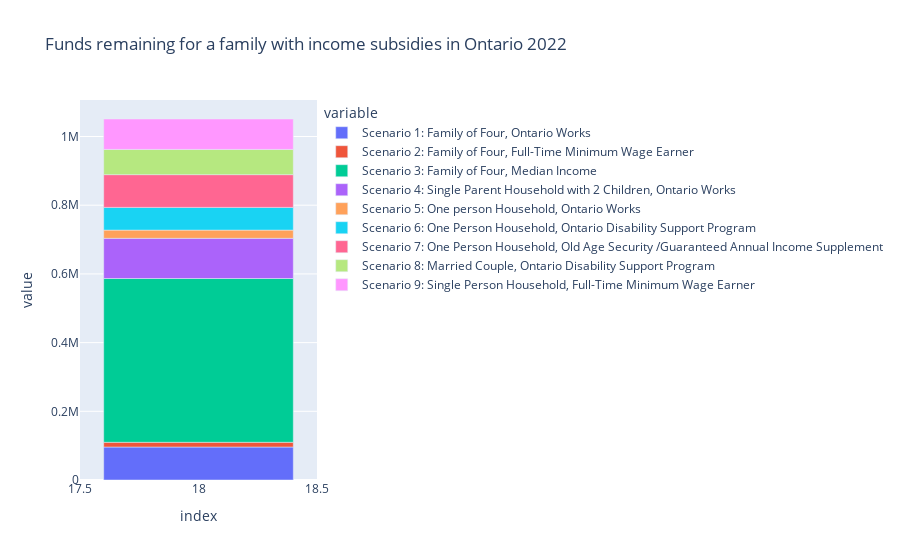

The notebook cell this image was saved under:
### Code cell
# graph showing graph for funds remaining after expenses
remaining_funds1 = df_1[df_1['Item'] == 'Funds Remaining']
remaining_funds1.drop(columns =['Item', 'Category'], inplace = True)
remaining_funds1 = remaining_funds1.convert_dtypes(int)
remaining_funds1['Scenario 1: Family of Four, Ontario Works']=remaining_funds1['Scenario 1: Family of Four, Ontario Works'].astype('int')
remaining_funds1['Scenario 2: Family of Four, Full-Time Minimum Wage Earner']=remaining_funds1['Scenario 2: Family of Four, Full-Time Minimum Wage Earner'].astype('int')
remaining_funds1['Scenario 3: Family of Four, Median Income']=remaining_funds1['Scenario 3: Family of Four, Median Income'].astype('int')
remaining_funds1['Scenario 4: Single Parent Household with 2 Children, Ontario Works']=remaining_funds1['Scenario 4: Single Parent Household with 2 Children, Ontario Works'].astype('int')
remaining_funds1['Scenario 5: One person Household, Ontario Works']=remaining_funds1['Scenario 5: One person Household, Ontario Works'].astype('int')
remaining_funds1['Scenario 6: One Person Household, Ontario Disability Support Program']=remaining_funds1['Scenario 6: One Person Household, Ontario Disability Support Program'].astype('int')
remaining_funds1['Scenario 7: One Person Household, Old Age Security /Guaranteed Annual Income Supplement']=remaining_funds1['Scenario 7: One Person Household, Old Age Security /Guaranteed Annual Income Supplement'].astype('int')
remaining_funds1['Scenario 8: Married Couple, Ontario Disability Support Program']=remaining_funds1['Scenario 8: Married Couple, Ontario Disability Support Program'].astype('int')

remaining_funds1['Scenario 9: Single Person Household, Full-Time Minimum Wage Earner']=remaining_funds1['Scenario 9: Single Person Household, Full-Time Minimum Wage Earner'].astype(int)

remaining_funds1.plot(kind = 'line',  ) 
remaining_funds1
pd.options.plotting.backend = "plotly"
fig2 = remaining_funds1.plot.bar(title = "Funds remaining for a family with income subsidies in Ontario 2022 ")
fig2.show()

### Figure 1 — Plotly figure (JSON) as saved in the notebook; plotly's stock layout.template omitted (floating-point values rounded to 4 significant figures)
{"data": [{"alignmentgroup": "True", "hovertemplate": "variable=Scenario 1: Family of Four, Ontario Works<br>index=%{x}<br>value=%{y}<extra></extra>", "legendgroup": "Scenario 1: Family of Four, Ontario Works", "marker": {"color": "#636efa", "pattern": {"shape": ""}}, "name": "Scenario 1: Family of Four, Ontario Works", "offsetgroup": "Scenario 1: Family of Four, Ontario Works", "orientation": "v", "showlegend": true, "textposition": "auto", "type": "bar", "x": [18], "xaxis": "x", "y": [96000], "yaxis": "y"}, {"alignmentgroup": "True", "hovertemplate": "variable=Scenario 2: Family of Four, Full-Time Minimum Wage Earner<br>index=%{x}<br>value=%{y}<extra></extra>", "legendgroup": "Scenario 2: Family of Four, Full-Time Minimum Wage Earner", "marker": {"color": "#EF553B", "pattern": {"shape": ""}}, "name": "Scenario 2: Family of Four, Full-Time Minimum Wage Earner", "offsetgroup": "Scenario 2: Family of Four, Full-Time Minimum Wage Earner", "orientation": "v", "showlegend": true, "textposition": "auto", "type": "bar", "x": [18], "xaxis": "x", "y": [13800], "yaxis": "y"}, {"alignmentgroup": "True", "hovertemplate": "variable=Scenario 3: Family of Four, Median Income<br>index=%{x}<br>value=%{y}<extra></extra>", "legendgroup": "Scenario 3: Family of Four, Median Income", "marker": {"color": "#00cc96", "pattern": {"shape": ""}}, "name": "Scenario 3: Family of Four, Median Income", "offsetgroup": "Scenario 3: Family of Four, Median Income", "orientation": "v", "showlegend": true, "textposition": "auto", "type": "bar", "x": [18], "xaxis": "x", "y": [476800], "yaxis": "y"}, {"alignmentgroup": "True", "hovertemplate": "variable=Scenario 4: Single Parent Household with 2 Children, Ontario Works<br>index=%{x}<br>value=%{y}<extra></extra>", "legendgroup": "Scenario 4: Single Parent Household with 2 Children, Ontario Works", "marker": {"color": "#ab63fa", "pattern": {"shape": ""}}, "name": "Scenario 4: Single Parent Household with 2 Children, Ontario Works", "offsetgroup": "Scenario 4: Single Parent Household with 2 Children, Ontario Works", "orientation": "v", "showlegend": true, "textposition": "auto", "type": "bar", "x": [18], "xaxis": "x", "y": [117000], "yaxis": "y"}, {"alignmentgroup": "True", "hovertemplate": "variable=Scenario 5: One person Household, Ontario Works<br>index=%{x}<br>value=%{y}<extra></extra>", "legendgroup": "Scenario 5: One person Household, Ontario Works", "marker": {"color": "#FFA15A", "pattern": {"shape": ""}}, "name": "Scenario 5: One person Household, Ontario Works", "offsetgroup": "Scenario 5: One person Household, Ontario Works", "orientation": "v", "showlegend": true, "textposition": "auto", "type": "bar", "x": [18], "xaxis": "x", "y": [23900], "yaxis": "y"}, {"alignmentgroup": "True", "hovertemplate": "variable=Scenario 6: One Person Household, Ontario Disability Support Program<br>index=%{x}<br>value=%{y}<extra></extra>", "legendgroup": "Scenario 6: One Person Household, Ontario Disability Support Program", "marker": {"color": "#19d3f3", "pattern": {"shape": ""}}, "name": "Scenario 6: One Person Household, Ontario Disability Support Program", "offsetgroup": "Scenario 6: One Person Household, Ontario Disability Support Program", "orientation": "v", "showlegend": true, "textposition": "auto", "type": "bar", "x": [18], "xaxis": "x", "y": [66200], "yaxis": "y"}, {"alignmentgroup": "True", "hovertemplate": "variable=Scenario 7: One Person Household, Old Age Security /Guaranteed Annual Income Supplement<br>index=%{x}<br>value=%{y}<extra></extra>", "legendgroup": "Scenario 7: One Person Household, Old Age Security /Guaranteed Annual Income Supplement", "marker": {"color": "#FF6692", "pattern": {"shape": ""}}, "name": "Scenario 7: One Person Household, Old Age Security /Guaranteed Annual Income Supplement", "offsetgroup": "Scenario 7: One Person Household, Old Age Security /Guaranteed Annual Income Supplement", "orientation": "v", "showlegend": true, "textposition": "auto", "type": "bar", "x": [18], "xaxis": "x", "y": [95300], "yaxis": "y"}, {"alignmentgroup": "True", "hovertemplate": "variable=Scenario 8: Married Couple, Ontario Disability Support Program<br>index=%{x}<br>value=%{y}<extra></extra>", "legendgroup": "Scenario 8: Married Couple, Ontario Disability Support Program", "marker": {"color": "#B6E880", "pattern": {"shape": ""}}, "name": "Scenario 8: Married Couple, Ontario Disability Support Program", "offsetgroup": "Scenario 8: Married Couple, Ontario Disability Support Program", "orientation": "v", "showlegend": true, "textposition": "auto", "type": "bar", "x": [18], "xaxis": "x", "y": [73400], "yaxis": "y"}, {"alignmentgroup": "True", "hovertemplate": "variable=Scenario 9: Single Person Household, Full-Time Minimum Wage Earner<br>index=%{x}<br>value=%{y}<extra></extra>", "legendgroup": "Scenario 9: Single Person Household, Full-Time Minimum Wage Earner", "marker": {"color": "#FF97FF", "pattern": {"shape": ""}}, "name": "Scenario 9: Single Person Household, Full-Time Minimum Wage Earner", "offsetgroup": "Scenario 9: Single Person Household, Full-Time Minimum Wage Earner", "orientation": "v", "showlegend": true, "textposition": "auto", "type": "bar", "x": [18], "xaxis": "x", "y": [88600], "yaxis": "y"}], "layout": {"autosize": true, "barmode": "relative", "legend": {"title": {"text": "variable"}, "tracegroupgap": 0}, "title": {"text": "Funds remaining for a family with income subsidies in Ontario 2022 "}, "xaxis": {"anchor": "y", "autorange": true, "domain": [0, 1], "range": [17.5, 18.5], "title": {"text": "index"}, "type": "linear"}, "yaxis": {"anchor": "x", "autorange": true, "domain": [0, 1], "range": [0, 1106000.0], "title": {"text": "value"}, "type": "linear"}}}
